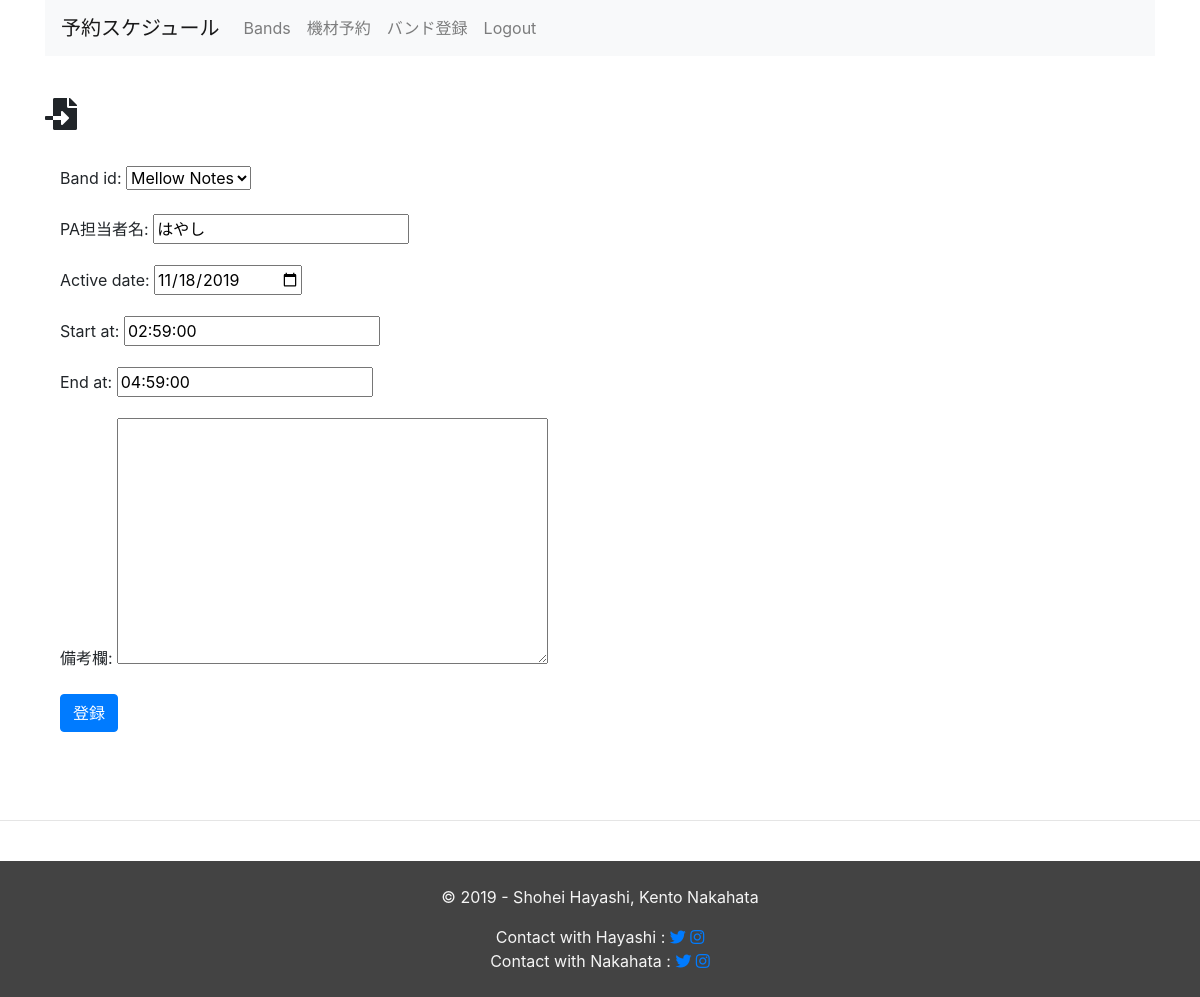
/equipment_management/updete_schedule/21/ (signed in), run on the app's committed database.
### equipment_management/models.py (models this page shows, shortened)
class Schedule(models.Model):
  band_id = models.ForeignKey(Band, on_delete=models.CASCADE)
  pa_name = models.CharField(max_length=255, verbose_name='PA担当者名')
  active_date = models.DateField(default=timezone.now)
  start_at = models.TimeField(default= nine_hours_hence())
  end_at = models.TimeField(default=two_hours_hence)
  text = models.TextField(blank=True, verbose_name='備考欄')
  created_at = models.DateTimeField(auto_now=True)
  updated_at = models.DateTimeField(auto_now=True)

### equipment_management/views.py (the view)
# urls.py: path('updete_schedule/<int:pk>/', views.update_schedule, name='update_schedule'),
@login_required
def update_schedule(request, pk):
  schedule = get_object_or_404(Schedule, pk=pk)
  form = ScheduleCreateForm(request.POST or None, instance=schedule)
  if request.method == 'POST' and form.is_valid():
    form.save()
    return redirect('equipment:month')
  context = {
      'form': form,
  }
  return render(request, 'equipment_management/band_form.html', context)

### equipment_management/forms.py
class ScheduleCreateForm(forms.ModelForm):
  class Meta:
    model = Schedule
    fields = '__all__'
    widgets = {
        'active_date': DateInput(),
    }

### equipment_management/models.py (called while the page is built)
  def __str__(self):
      return self.band_name

### equipment_management/templates/equipment_management/band_form.html (shortened to what this page needs)
{% extends 'equipment_management/base.html' %}
{% block content %}
<br>
<h2><i class="fas fa-file-import"></i> {{ title }}</h2>
<br>
<div class="container">
  <form action="" method="POST">
  {{ form.as_p }}
  <button type="submit" class="btn btn-primary">登録</button>
  </form>
</div>
{% endblock %}
{% block extrajs %}
    <link rel="stylesheet" type="text/css"
          href="https://cdnjs.cloudflare.com/ajax/libs/timedropper/1.0/timedropper.min.css">
{% endblock %}

### equipment_management/static/css/table.css (style rules this page uses)
button { font-size: small; }

### data on the page
Schedule: band_id "Mellow Notes", pa_name "はやし", active_date "11/18/2019", start_at "02:59:00", end_at "04:59:00"
